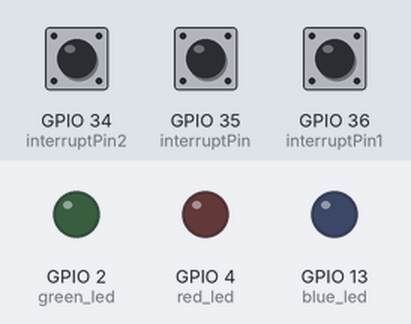
A program run on a simulated ESP32. Shown: output pins drawn as LEDs (lit = HIGH). The test bench sets the inputs (shaded band); at power-on: GPIO 34 (interruptPin2) HIGH, GPIO 35 (interruptPin) HIGH, GPIO 36 (interruptPin1) HIGH.

Above: at 1.2 s.
1.3 s: GPIO 34 (interruptPin2) pulled LOW for 1 s
At 2.8 s:
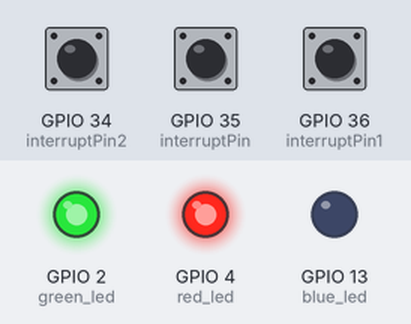
5.0 s: GPIO 35 (interruptPin) pulled LOW for 3.2 s
At 7.1 s:
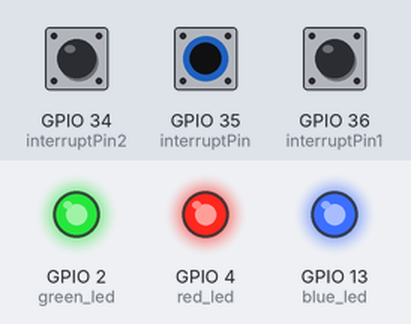
10.0 s: GPIO 36 (interruptPin1) pulled LOW for 0.15 s
At 11.2 s:
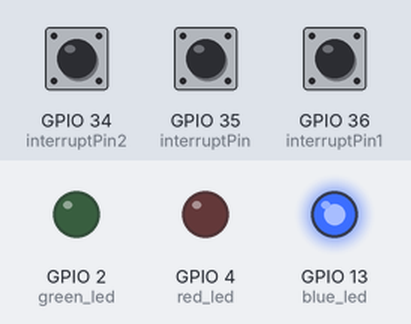
13.0 s: GPIO 35 (interruptPin) pulled LOW for 1 s
At 14.0 s:
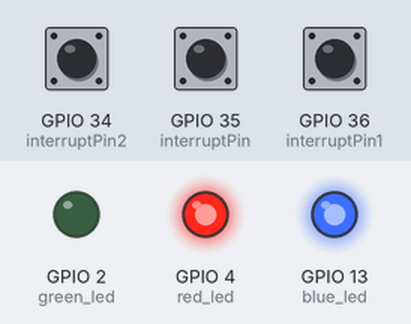
16.0 s: GPIO 34 (interruptPin2) pulled LOW for 3.2 s
At 19.9 s:
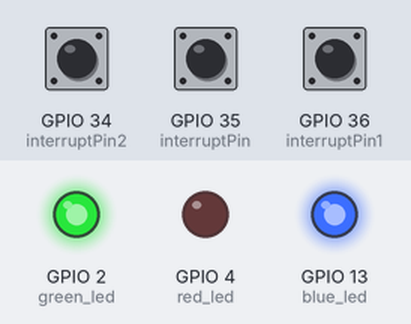
22.0 s: GPIO 36 (interruptPin1) pulled LOW for 1 s
At 23.9 s:
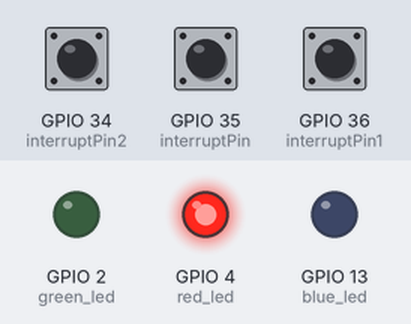
Timing chart, 0 to 25.5 s (numbered marks = the images above; inputs shaded):
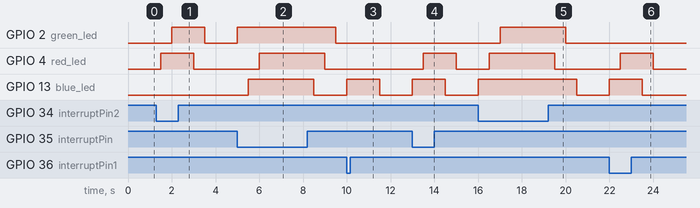

The program:

main.cpp
```cpp
#include <Arduino.h>
#define red_led 4
#define green_led 2
#define blue_led 13
#define interruptPin 35
#define interruptPin1 36
#define interruptPin2 34

void blink();
int state=0;

void setup() {
  pinMode(red_led, OUTPUT);
  pinMode(green_led, OUTPUT);
  pinMode(blue_led, OUTPUT);
  pinMode(interruptPin, INPUT_PULLUP);
  pinMode(interruptPin1, INPUT_PULLUP);
  pinMode(interruptPin2, INPUT_PULLUP);
  attachInterrupt(digitalPinToInterrupt(interruptPin), blink, CHANGE);
  attachInterrupt(digitalPinToInterrupt(interruptPin1), blink, CHANGE);
  attachInterrupt(digitalPinToInterrupt(interruptPin2), blink, CHANGE);
  Serial.begin(9600);
}

void loop() {
  digitalWrite(red_led, state);
  delay(500);
 // digitalWrite(red_led,!state);
  //Serial.println(interruptPin);
  digitalWrite(green_led, state);
  delay(500);
 // digitalWrite(green_led,!state);
  digitalWrite(blue_led, state);
  delay(500);
 // digitalWrite(blue_led,!state);
}

void blink() {
  state = !state;
}
```

Measured:
- after the input at 1.3 s, GPIO 2 (green_led): LOW → HIGH after 0.70 s, → LOW 1.5 s later; GPIO 4 (red_led): LOW → HIGH after 0.20 s, → LOW 1.5 s later
- after the input at 5.0 s, GPIO 2 (green_led): LOW → HIGH at once, → LOW 4.5 s later; GPIO 4 (red_led): LOW → HIGH after 1.0 s, → LOW 3.0 s later; GPIO 13 (blue_led): LOW → HIGH after 0.50 s, → LOW 3.0 s later
- after the input at 10.0 s, GPIO 13 (blue_led): LOW → HIGH at once, → LOW 1.5 s later
- after the input at 13.0 s, GPIO 4 (red_led): LOW → HIGH after 0.50 s, → LOW 1.5 s later; GPIO 13 (blue_led): LOW → HIGH at once, → LOW 1.5 s later
- after the input at 16.0 s, GPIO 2 (green_led): LOW → HIGH after 1.0 s, → LOW 3.0 s later; GPIO 4 (red_led): LOW → HIGH after 0.50 s, → LOW 3.0 s later; GPIO 13 (blue_led): LOW → HIGH at once, → LOW 4.5 s later
- after the input at 22.0 s, GPIO 4 (red_led): LOW → HIGH after 0.50 s, → LOW 1.5 s later; GPIO 13 (blue_led): LOW → HIGH at once, → LOW 1.5 s later
